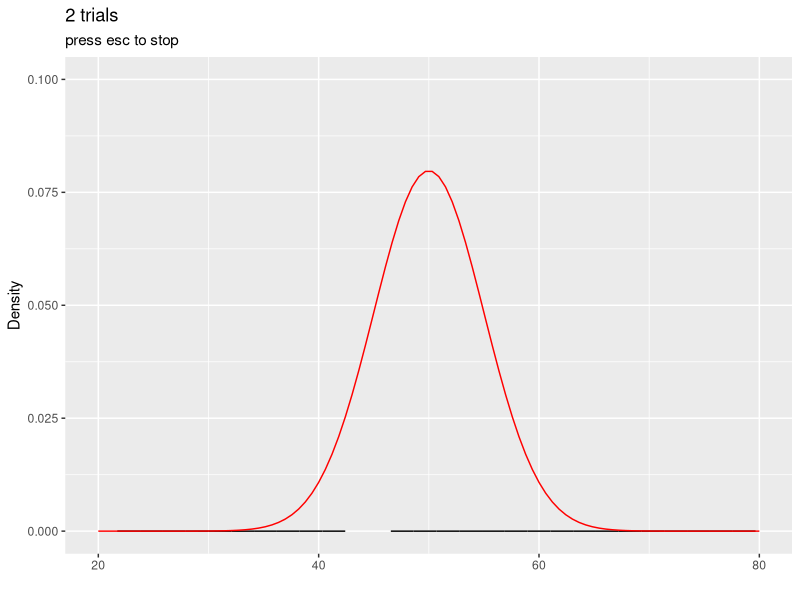
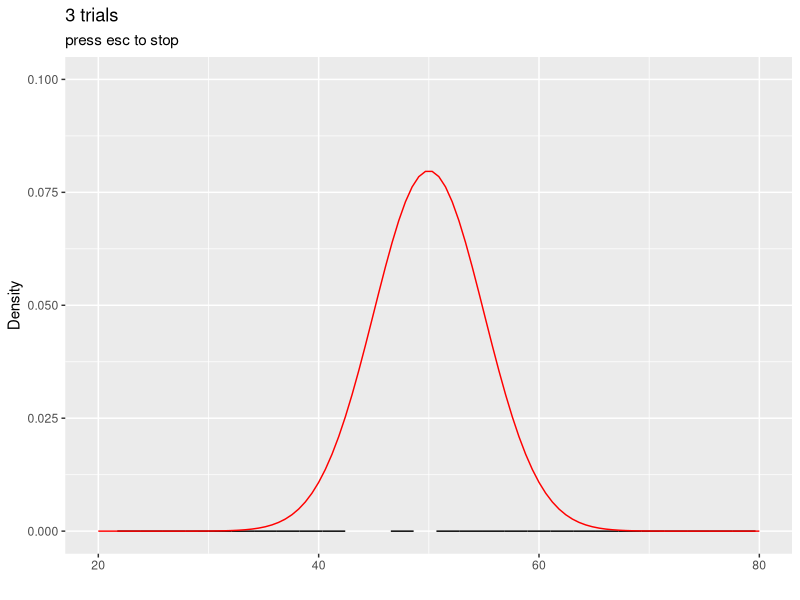
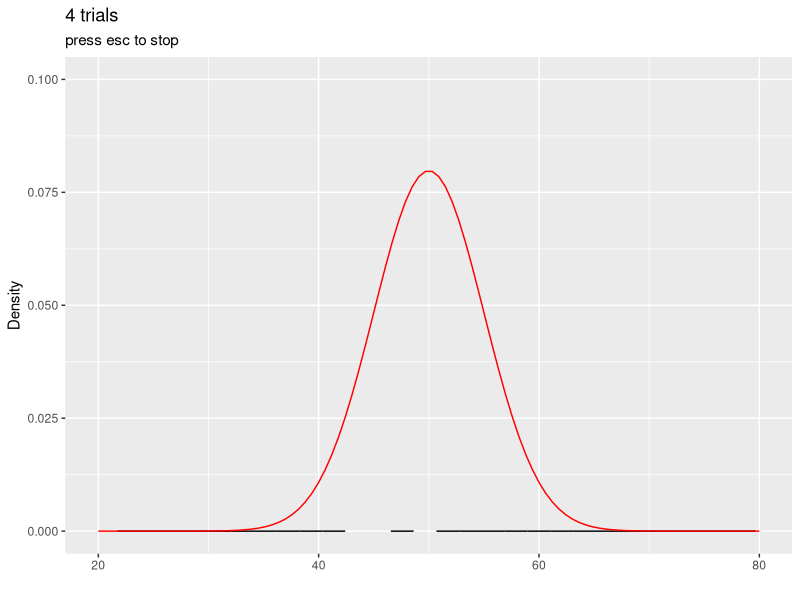
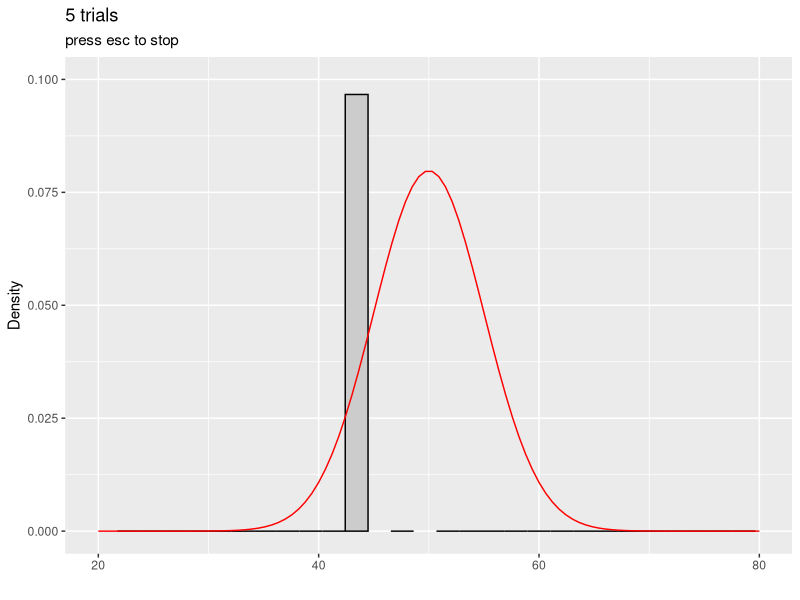
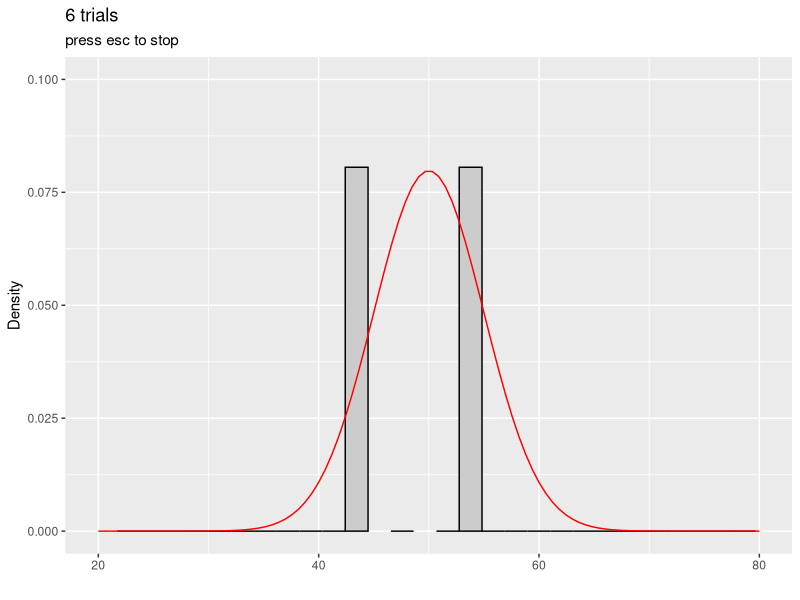
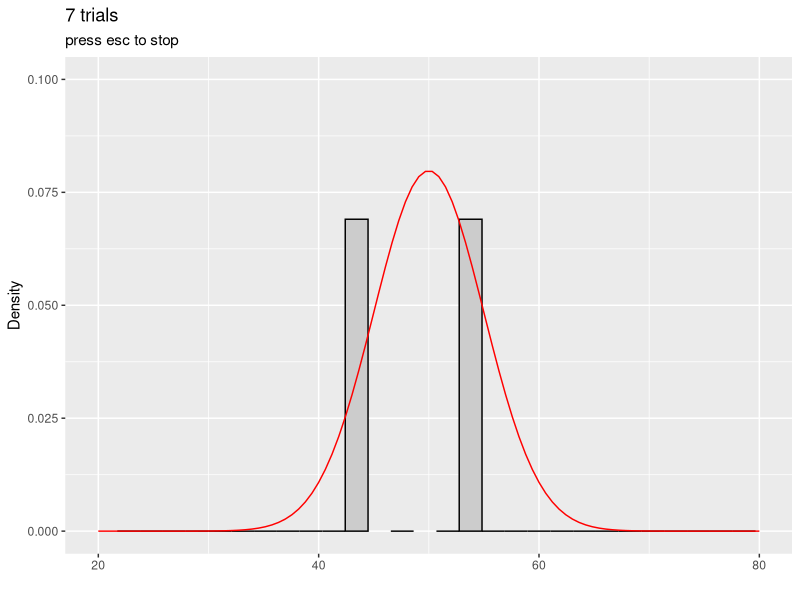
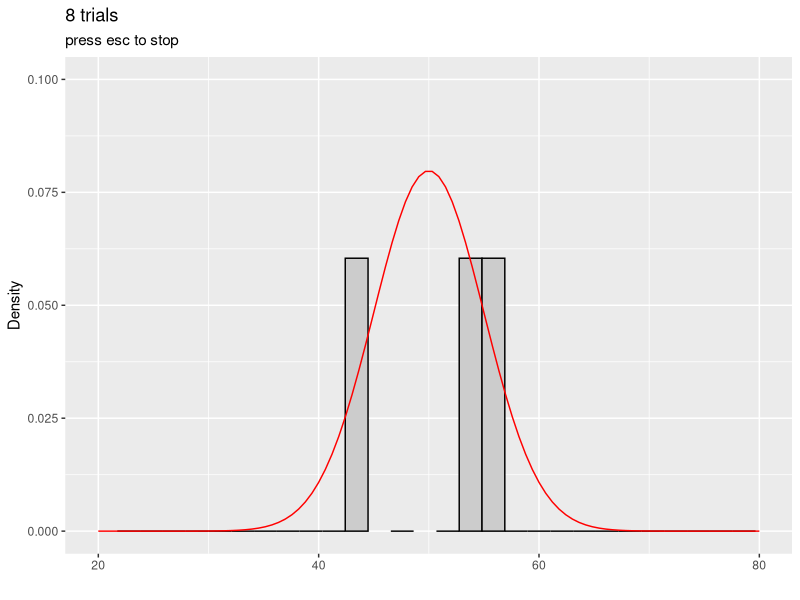
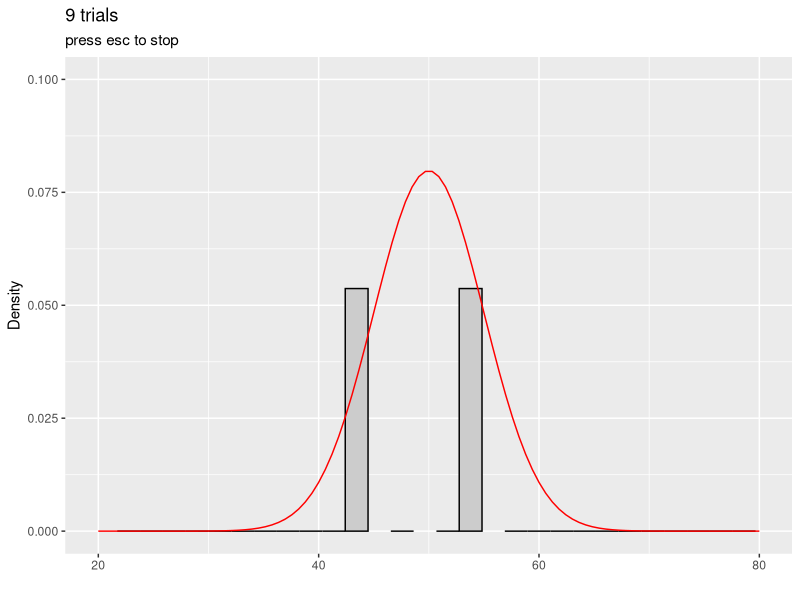

These charts were generated, in order, by the following R code: (Note: a time limit stopped this script after it produced the figures.)
#Create a virtual Galton board
library(tidyverse); library(cowplot)

prob = 0.5 #probability of 'success'
ntrial = 100  #number of trials per ball
i = 0
samp = data.frame(V1 = as.numeric())

while(i == 0) {
	samp <- rbind(samp, data.frame(V1 = rbinom(1, size = ntrial, prob)))
	if(nrow(samp) == 1) next
	fig <- ggplot() +
		geom_histogram(data = samp, aes(x = V1, y = ..density..), color = "black", fill = "gray80", bins = 30) +
		stat_function(data = samp, aes(V1),
			fun = dnorm, n = 100,
			args = list(mean = prob * ntrial, sd = sqrt(ntrial * prob * (1 - prob))),
			color = "red") +
		xlim(c(20, 80)) +
		ylim(c(0, .1)) +
		labs(x = "", 
			y = "Density", 
			title = paste(nrow(samp), "trials", sep = " "), 
			subtitle = "press esc to stop") +
		NULL
	print(fig)
	#Sys.sleep(.2) #optional: will slow down simulation
}
